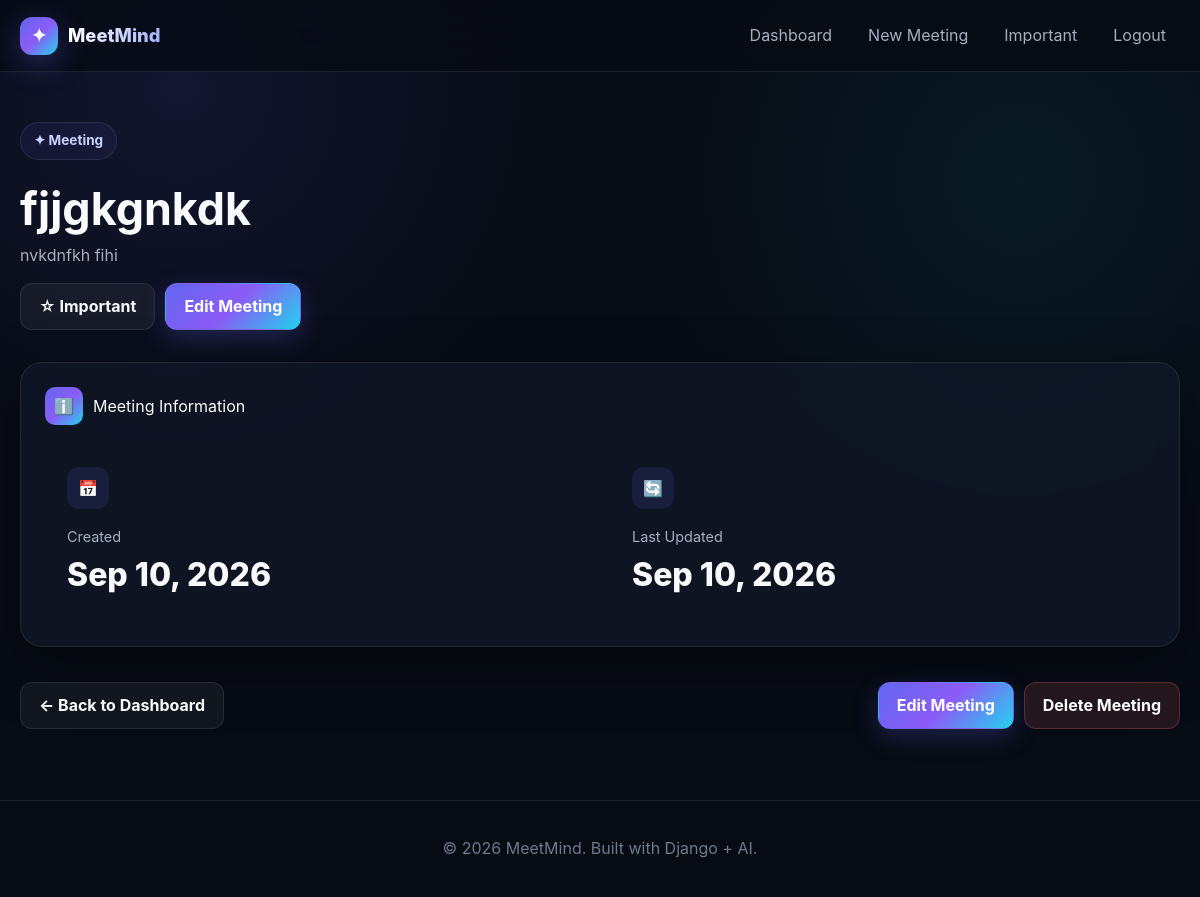
/meetings/2/ (signed in), run on the app's committed database.
### meetings/models.py (models this page shows, shortened)
class Meeting(models.Model):
    user = models.ForeignKey(User, on_delete=models.CASCADE)
    title = models.CharField(max_length=200)
    description = models.TextField(blank=True)
    audio = models.FileField(
        upload_to="meetings/audio/",
        blank=True,
        null=True
    )
    transcript = models.TextField(blank=True)
    summary = models.TextField(blank=True)
    key_points = models.TextField(blank=True)
    action_items = models.TextField(blank=True)
    decisions = models.TextField(blank=True)
    is_important = models.BooleanField(default=False)
    tags = models.CharField(
        max_length=300,
        blank=True
    )
    chat_history = models.JSONField(
        default=list,
        blank=True
    )
    created_at = models.DateTimeField(auto_now_add=True)
    updated_at = models.DateTimeField(auto_now=True)

### meetings/views.py (the view)
@login_required
def meeting_detail(request, meeting_id):
    meeting = get_object_or_404(
        Meeting,
        id=meeting_id,
        user=request.user,
    )
    return render(
        request,
        "meetings/meeting_detail.html",
        {"meeting": meeting},
    )

### meetings/templates/meetings/meeting_detail.html (shortened to what this page needs)
{% extends "base.html" %}
{% block content %}
<section class="page">
    <div class="container">
        <div class="page-header reveal">
            <div>
                <div class="hero-badge">
                    ✦ Meeting
                </div>
                <h1>
                    {{ meeting.title }}
                </h1>
                {% if meeting.description %}
                    <p>
                        {{ meeting.description }}
                    </p>
                {% endif %}
            </div>
            <div
                style="
                    display: flex;
                    gap: 10px;
                    flex-wrap: wrap;
                "
            >
                <form
                    method="POST"
                    action="{% url 'toggle_important' meeting.id %}"
                >
                    <button
                        type="submit"
                        class="btn btn-secondary"
                    >
                        {% if meeting.is_important %}
                            ★ Unstar
                        {% else %}
                            ☆ Important
                        {% endif %}
                    </button>
                </form>
                <a
                    href="{% url 'edit_meeting' meeting.id %}"
                    class="btn btn-primary"
                >
                    Edit Meeting
                </a>
            </div>
        </div>
        <div
            class="card reveal"
            style="margin-top: 20px;"
        >
            <div class="card-body">
                <div class="ai-title">
                    <span class="ai-title-icon">
                        ℹ️
                    </span>
                    Meeting Information
                </div>
                <div
                    class="grid grid-2"
                    style="margin-top: 20px;"
                >
                    <div class="stat-card">
                        <div class="stat-icon">
                            📅
                        </div>
                        <div class="stat-label">
                            Created
                        </div>
                        <div class="stat-value">
                            {{ meeting.created_at|date:"M d, Y" }}
                        </div>
                    </div>
                    <div class="stat-card">
                        <div class="stat-icon">
                            🔄
                        </div>
                        <div class="stat-label">
                            Last Updated
                        </div>
                        <div class="stat-value">
                            {{ meeting.updated_at|date:"M d, Y" }}
                        </div>
                    </div>
                </div>
            </div>
        </div>
        <div
            class="hero-actions reveal"
            style="
                margin-top: 35px;
                justify-content: space-between;
            "
        >
            <a
                href="{% url 'dashboard' %}"
                class="btn btn-secondary"
            >
                ← Back to Dashboard
            </a>
            <div
                style="
                    display: flex;
                    gap: 10px;
                    flex-wrap: wrap;
                "
            >
                <a
                    href="{% url 'edit_meeting' meeting.id %}"
                    class="btn btn-primary"
                >
                    Edit Meeting
                </a>
                <a
                    href="{% url 'delete_meeting' meeting.id %}"
                    class="btn btn-danger"
                >
                    Delete Meeting
                </a>
            </div>
        </div>
    </div>
</section>
{% endblock %}

### static/css/style.css (style rules this page uses)
:root { --bg: #070b14; --bg-secondary: #0d1320; --surface: rgba(17, 24, 39, 0.78); --surface-solid: #111827; --surface-light: #182235; --border: rgba(255, 255, 255, 0.09); --border-hover: rgba(99, 102, 241, 0.45); --text: #f8fafc; --text-secondary: #a7b0c0; --text-muted: #6f7a8d; --primary: #6366f1; --primary-hover: #818cf8; --secondary: #8b5cf6; --cyan: #22d3ee; --green: #34d399; --red: #f87171; --yellow: #fbbf24; --gradient: linear-gradient( 135deg, #6366f1, #8b5cf6, #22d3ee ); --shadow: 0 20px 60px rgba(0, 0, 0, 0.35); --radius-sm: 8px; --radius-md: 14px; --radius-lg: 22px; --transition: 0.25s ease; }
* { margin: 0; padding: 0; box-sizing: border-box; }
html { scroll-behavior: smooth; }
body { min-height: 100vh; font-family: Inter, ui-sans-serif, system-ui, -apple-system, BlinkMacSystemFont, "Segoe UI", sans-serif; color: var(--text); background: radial-gradient( circle at 15% 10%, rgba(99, 102, 241, 0.12), transparent 30% ), radial-gradient( circle at 85% 20%, rgba(34, 211, 238, 0.08), transparent 30% ), var(--bg); line-height: 1.6; overflow-x: hidden; }
a { color: inherit; text-decoration: none; }
button, input, textarea, select { font: inherit; }
button { cursor: pointer; }
.container { width: min(1200px, calc(100% - 40px)); margin: 0 auto; }
.btn { display: inline-flex; align-items: center; justify-content: center; gap: 8px; min-height: 44px; padding: 10px 18px; border: 1px solid transparent; border-radius: 12px; font-weight: 700; transition: transform var(--transition), box-shadow var(--transition), background var(--transition), border-color var(--transition); }
.btn-primary { color: white; background: var(--gradient); box-shadow: 0 8px 25px rgba(99, 102, 241, 0.25); }
.btn-secondary { color: var(--text); background: rgba(255, 255, 255, 0.05); border-color: var(--border); }
.btn-danger { color: white; background: rgba(248, 113, 113, 0.12); border-color: rgba(248, 113, 113, 0.25); }
.card { background: var(--surface); border: 1px solid var(--border); border-radius: var(--radius-lg); box-shadow: var(--shadow); backdrop-filter: blur(14px); -webkit-backdrop-filter: blur(14px); transition: transform var(--transition), border-color var(--transition), box-shadow var(--transition); }
.card-body { padding: 24px; }
.page { min-height: calc(100vh - 72px); padding: 50px 0; }
.page-header { margin-bottom: 32px; }
.page-header h1 { font-size: clamp(1.8rem, 4vw, 2.8rem); line-height: 1.15; margin-bottom: 8px; }
.page-header p { color: var(--text-secondary); }
.hero-badge { display: inline-flex; align-items: center; gap: 8px; padding: 7px 13px; border: 1px solid var(--border); border-radius: 999px; color: #c7d2fe; background: rgba(99, 102, 241, 0.08); font-size: 0.85rem; font-weight: 700; margin-bottom: 24px; }
.hero-actions { display: flex; flex-wrap: wrap; gap: 12px; }
.grid { display: grid; gap: 20px; }
.grid-2 { grid-template-columns: repeat(2, 1fr); }
.stat-card { padding: 22px; }
.stat-icon { width: 42px; height: 42px; display: grid; place-items: center; margin-bottom: 16px; border-radius: 12px; background: rgba(99, 102, 241, 0.12); color: #a5b4fc; }
.stat-value { font-size: 2rem; font-weight: 800; }
.stat-label { color: var(--text-secondary); font-size: 0.9rem; }
.ai-title { display: flex; align-items: center; gap: 10px; margin-bottom: 16px; }
.ai-title-icon { width: 38px; height: 38px; display: grid; place-items: center; border-radius: 10px; background: var(--gradient); }
.reveal { opacity: 0; transform: translateY(20px); transition: opacity 0.7s ease, transform 0.7s ease; }
.reveal.visible { opacity: 1; transform: translateY(0); }

### data on the page
Meeting: title "fjjgkgnkdk", description "nvkdnfkh fihi", created_at "Sep 10, 2026", updated_at "Sep 10, 2026"
